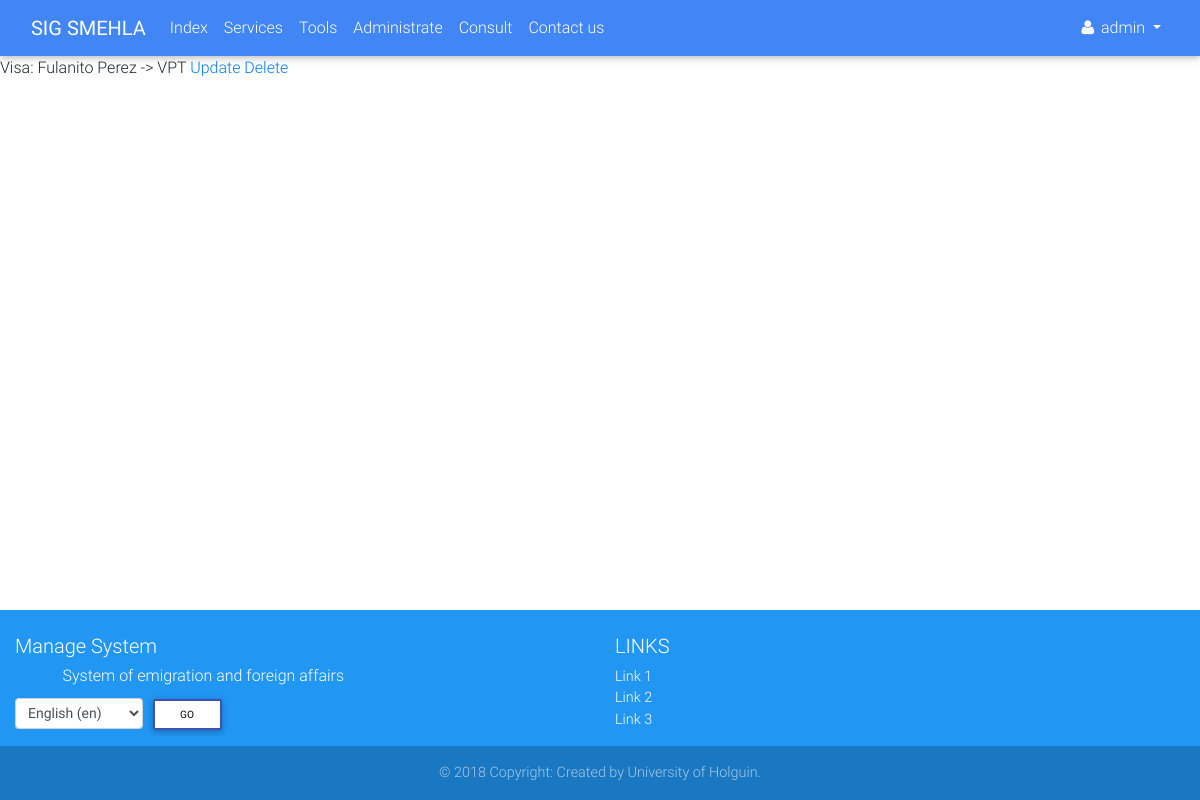
/visa/3/detail/ (signed in), run on the app's committed database.
### accounts/models.py (models this page shows)
class Profile(AbstractUser):
    born_date = models.DateField(_('Born date'), blank=True, null=True)
    REQUIRED_FIELDS = ['email', 'born_date']
    class Meta:
        verbose_name = _('Profile')
        verbose_name_plural = _('Profiles')
    def __str__(self):
        if self.first_name and self.last_name:
            return self.get_full_name()
        else:
            return self.username

### services/models.py (models this page shows, shortened)
class Service(models.Model):
    SERVICE_STATUS = (
        ('1', _('Request')),
        ('2', _('Invoicing')),
        ('3', _('Revision')),
        ('4', _('Authenticating')),
        ('5', _('Deliver')),
    )
    SERVICE_TYPE = {
        'None': _('Unknown service type'),
        'visa': _('Visa'),
    }
    client = models.ForeignKey(verbose_name=_('Client'), to=Client, on_delete=models.CASCADE)
    status = models.CharField(_('Status'), max_length=1, choices=SERVICE_STATUS)
    service_type = None
    def get_service_type(self):
        if self.service_type:
            return self.service_type
        else:
            return self.SERVICE_TYPE['None']

class Visa(Service):
    REQUEST_SPECIFICATION = (
        ('VT', _('Work visa')),
        ('VPT', _('Temporary stay visa')),
        ('VP', _('Privileged visa')),
        ('VE', _('Study visa')),
        ('VTM', _('Medical Treatment visa')),
        ('VOR', _('Ordinary visa')),
        ('VTU', _('Tourist visa')),
        ('VCD', _('Short-term visa')),
    )
    REQUEST_TYPE = (
        ('C', _('Caducity')),
        ('M', _('Misplacing')),
    )
    service_type = Service.SERVICE_TYPE['visa']
    specification = models.CharField(_('Specification'), max_length=3, choices=REQUEST_SPECIFICATION)
    extension_request_date = models.DateField(_('Extension request date'))
    request_type = models.CharField(_('Request type'), max_length=1, choices=REQUEST_TYPE)
    passport_no = models.CharField(_('Passport No.'), max_length=100)
    passport_issuance_date = models.DateField(_('Passport issuance date'))
    passport_expiration_date = models.DateField(_('Passport expiration date'))
    visa_no = models.CharField(_('Visa No.'), max_length=100)
    visa_issuance_date = models.DateField(_('Visa issuance date'))
    visa_expiration_date = models.DateField(_('Visa expiration date'))
    def __str__(self):
        return '{}: {} -> {}'.format(self.get_service_type(), self.client, self.specification)

class Service(models.Model):
    SERVICE_STATUS = (
        ('1', _('Request')),
        ('2', _('Invoicing')),
        ('3', _('Revision')),
        ('4', _('Authenticating')),
        ('5', _('Deliver')),
    )
    SERVICE_TYPE = {
        'None': _('Unknown service type'),
        'visa': _('Visa'),
    }
    client = models.ForeignKey(verbose_name=_('Client'), to=Client, on_delete=models.CASCADE)
    status = models.CharField(_('Status'), max_length=1, choices=SERVICE_STATUS)
    service_type = None
    def get_service_type(self):
        if self.service_type:
            return self.service_type
        else:
            return self.SERVICE_TYPE['None']

class Client(models.Model):
    CIVIL_STATUS = (
        ('S', _('Single')),
        ('E', _('Engaged')),
        ('M', _('Married')),
        ('W', _('Widower')),
    )
    def upload_file(self, filename):
        ext = filename.split('.')[-1]
        return 'clients/{}.{}'.format(self.ci, ext)
    ci = models.CharField(_('Identity card'), max_length=13, unique=True)
    first_name = models.CharField(_('First name'), max_length=30)
    last_name = models.CharField(_('Last name'), max_length=150)
    born_date = models.DateField(_('Born date'))
    civil_status = models.CharField(_('Civil status'), choices=CIVIL_STATUS, max_length=1)
    naturalness = models.CharField(_("Naturalness"), max_length=30)
    nationality = models.CharField(_('Nationality'), max_length=30)
    father = models.CharField(_('Father name'), max_length=200)
    mother = models.CharField(_('Mother name'), max_length=200)
    address = models.TextField(_('Address'))
    email = models.EmailField(_('Email'))
    phone = models.PositiveIntegerField(_('Phone number'))
    data_attachment = models.FileField(_('Data attachment'), upload_to=upload_file, null=True, blank=True)
    def get_full_name(self):
        full_name = '%s %s' % (self.first_name, self.last_name)
        return full_name.strip()
    def __str__(self):
        return self.get_full_name()

### services/views.py (the view)
# urls.py: path('visa/<int:pk>/detail/', views.VisaDetailView.as_view(), name='visa_detail'),
class VisaDetailView(mixins.LoginRequiredMixin, generic.DetailView):
    model = models.Visa

### services/templates/services/visa_detail.html (shortened to what this page needs)
{% extends 'navbar.html' %}
{% load i18n %}
{% block main %}
    {{ visa }}
    <a href="{% url 'services:visa_update' visa.pk %}">{% trans 'Update' %}</a>
    <a href="{% url 'services:visa_delete' visa.pk %}">{% trans 'Delete' %}</a>
{% endblock %}

### accounts/templates/navbar.html (shortened to what this page needs)
{% extends 'base.html' %}
{% load static %}
{% load i18n %}
{% block styles %}
    <link rel="stylesheet" href="{% static 'accounts/css/navbar.css' %}">
{% endblock %}
{% block content %}
    <header>
        <nav class="navbar navbar-expand-lg navbar-dark primary-color">
            <div class="container-fluid">
                <a href="{% url 'services:index' %}" class="navbar-brand">
                    <strong>SIG SMEHLA</strong>
                </a>
                <div class="collapse navbar-collapse" id="navbar">
                    <ul class="navbar-nav mr-auto">
                        <li class="nav-item" id="init">
                            <a href="{% url 'services:index' %}" class="nav-link">{% trans 'Index' %}
                                </a>
                        </li>
                        <li class="nav-item" id="services">
                            <a href="{% url 'services:services' %}" class="nav-link">{% trans 'Services' %}</a>
                        </li>
                        {% if user.is_authenticated %}
                            <li class="nav-item" id="tools">
                                <a href="{% url 'services:tools' %}" class="nav-link">{% trans 'Tools' %}</a>
                            </li>
                        {% endif %}
                        {% if user.is_superuser %}
                            <li class="nav-item" id="dashboard">
                                <a href="{% url 'accounts:dashboard' %}" class="nav-link">{% trans 'Administrate' %}</a>
                            </li>
                        {% endif %}
                        <li class="nav-item" id="status">
                            <a href="{% url 'services:status' %}" class="nav-link">{% trans 'Consult' %}</a>
                        </li>
                        <li class="nav-item">
                            <a href="#" class="nav-link" data-toggle="modal"
                               data-target="#contact">{% trans 'Contact us' %}</a>
                        </li>
                    </ul>
                    <div class="form-inline">
                        <ul class="navbar-nav mr-auto">
                            <li class="nav-item">
                                {% if user.is_authenticated %}
                                    <div class="dropdown">
                                        <a href="#" id="test" class="nav-link waves-effect waves-light dropdown-toggle"
                                           data-toggle="dropdown" aria-haspopup="true" aria-expanded="false">
                                            <i class="fa fa-user"></i>
                                            <span class="clearfix d-none d-sm-inline-block">{{ user }}</span>
                                        </a>
                                    </div>
                                {% else %}
                                    <a href="{% url 'accounts:login' %}" class="nav-link">
                                        <i class="fa fa-sign-in"></i>
                                    </a>
                                {% endif %}
                            </li>
                        </ul>
                    </div>
                </div>
            </div>
        </nav>
    </header>
    <main>
        {% block main %}
        {% endblock %}
    </main>
    <footer class="page-footer font-small blue pt-4">
        <div class="container-fluid text-center text-md-left">
            <div class="row">
                <div class="col-md-6 mt-md-0 mt-3">
                    <h5>{% trans 'Manage System' %}</h5>
                    <h6 class="offset-1">{% trans 'System of emigration and foreign affairs' %}</h6>
                    <form action="{% url 'set_language' %}" method="post">{% csrf_token %}
                        <label>
                            <select name="language" class="form-control form-control-sm" id="languages">
                                {% get_available_languages as LANGUAGES %}
                                {% get_language_info_list for LANGUAGES as languages %}
                                {% get_current_language as LANGUAGE_CODE %}
                                {% for language in languages %}
                                    <option value="{{ language.code }}"{% if language.code == LANGUAGE_CODE %}
                                            selected{% endif %}>
                                        {{ language.name_local }} ({{ language.code }})
                                    </option>
                                {% endfor %}
                            </select>
                        </label>
                        <input type="submit" value="{% trans 'Go' %}" class="btn btn-outline-indigo btn-white btn-sm">
                    </form>
                </div>
                <div class="col-md-3 mb-md-0 mb-3">
                    <h5 class="text-uppercase">{% trans 'Links' %}</h5>
                    <ul class="list-unstyled">
                        <li>
                            <a href="#">Link 1</a>
                        </li>
                        <li>
                            <a href="#">Link 2</a>
                        </li>
                        <li>
                            <a href="#">Link 3</a>
                        </li>
                    </ul>
                </div>
            </div>
        </div>
        <div class="footer-copyright text-center py-3">
            &copy; 2018 {% trans 'Copyright: Created by University of Holguin' %}.
        </div>
    </footer>
{% endblock %}

### accounts/static/accounts/css/navbar.css (style rules this page uses)
body { display: flex; min-height: 100vh; flex-direction: column; }
main { flex: 1 0 auto; }

### data on the page
Profile: first_name+username "admin"
Visa: specification.last_name "Visa: Fulanito Perez -> VPT"

### other printed values
form field language "English (en)"
